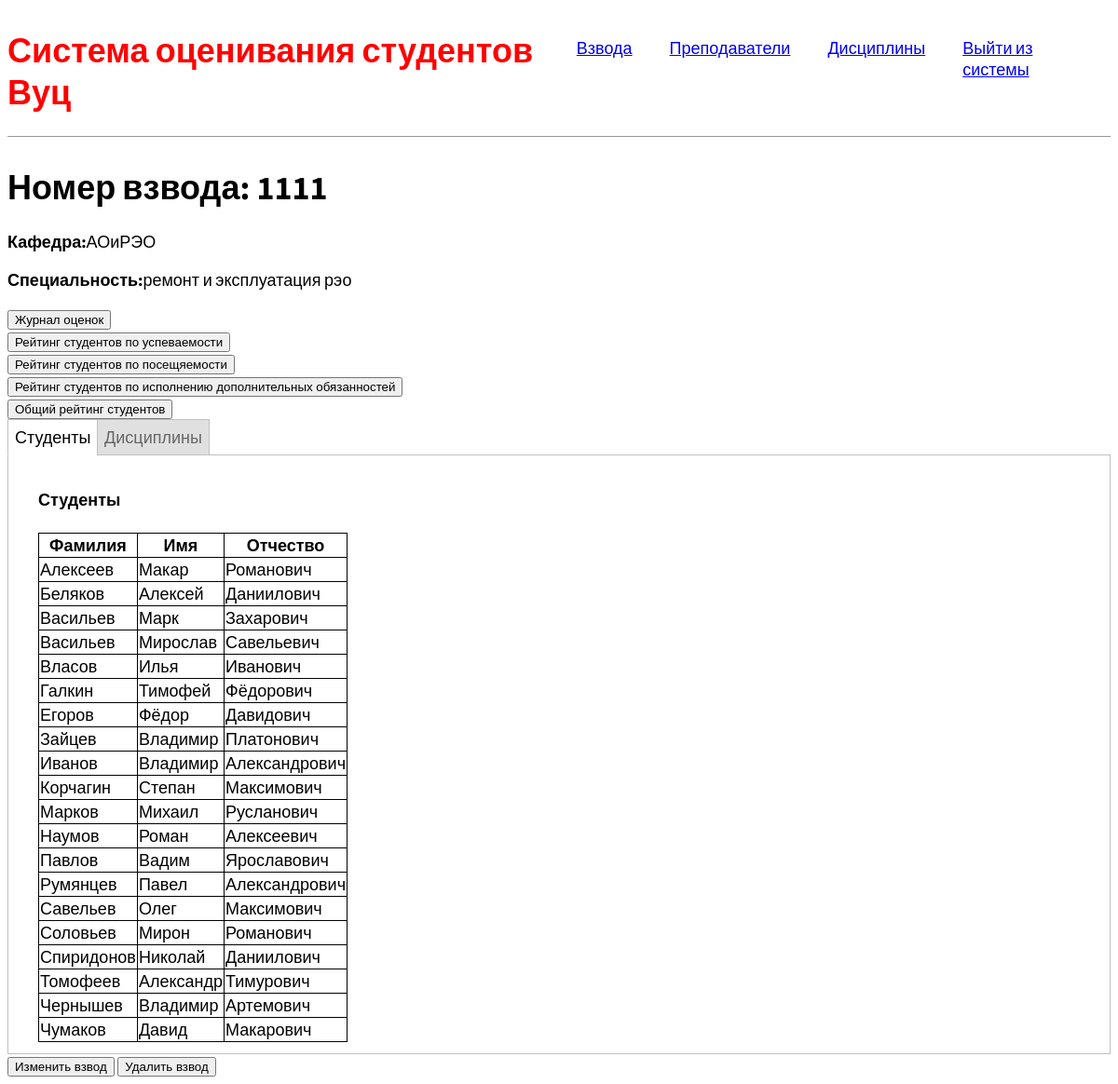
Page /squad/9 on the committed database.
### firstapp/models.py (models this page shows, shortened)
class SquadModel(models.Model):
    number = models.IntegerField(unique=True)
    departament = models.ForeignKey(to="DepartamentModel", on_delete=models.CASCADE)
    specialization = models.CharField(max_length=200)
    class Meta:
        ordering = ['number']
    def get_edit_url(self):
        return reverse('squad-edit', args=[str(self.id)])
    def get_del_url(self):
        return reverse('squad-delete', args=[str(self.id)])
    def get_rating_url(self):
        return reverse('rating', args=[str(self.id)])
    def get_study_rating_url(self):
        return reverse('squad-study-rating', args=[str(self.id)])
    def get_visiting_rating_url(self):
        return  reverse('squad-visiting-rating', args=[str(self.id)])
    def get_add_res_rating_url(self):
        return  reverse('squad-add-res-rating', args=[str(self.id)])
    def get_total_rating(self):
        return  reverse('squad-total-rating', args=[str(self.id)])

class DepartamentModel(models.Model):
    full_name = models.CharField(max_length=300, unique=True)
    short_name = models.CharField(max_length=10)
    def __str__(self):
        return self.short_name
    class Meta:
        ordering = ["full_name"]

class StudentModel(models.Model):
    user = models.OneToOneField(User, on_delete=models.CASCADE, blank=True,null=True)
    surname = models.CharField(max_length=80, verbose_name="фамилия")
    name = models.CharField(max_length=80, verbose_name='имя')
    patronymic = models.CharField(max_length=80, verbose_name='отчество')
    birthday = models.DateField(verbose_name='день рождения', default=django.utils.timezone.now())
    squad = models.ForeignKey(to="SquadModel", on_delete=models.CASCADE, verbose_name='номер взвода')
    class Meta:
        constraints = [
            models.UniqueConstraint(fields=['name', 'surname', 'patronymic'], name='unique fio student')
        ]
        ordering = ["surname", "name", "patronymic"]

### firstapp/views.py (the view)
# urls.py: re_path(r'^squad/(?P<pk>\d+)$', SquadDetailView.as_view(), name="squad-detail"),
class SquadDetailView(generic.DetailView):
    model = SquadModel

### firstapp/templates/firstapp/squadmodel_detail.html (shortened to what this page needs)
{% extends 'base.html' %}
{% block content %}
<h1>Номер взвода: {{squadmodel.number}}</h1>
<p><strong>Кафедра:</strong><a>{{squadmodel.departament}}</a></p>
<p><strong>Специальность:</strong><a>{{squadmodel.specialization}}</a></p>
<button onclick="location.href='{{squadmodel.get_rating_url}}'">Журнал оценок</button> <br>
<button onclick="location.href='{{squadmodel.get_study_rating_url}}'">Рейтинг студентов по успеваемости</button> <br>
<button onclick="location.href='{{squadmodel.get_visiting_rating_url}}'">Рейтинг студентов по посещяемости</button> <br>
<button onclick="location.href='{{squadmodel.get_add_res_rating_url}}'">Рейтинг студентов по исполнению дополнительных обязанностей</button> <br>
<button onclick="location.href='{{squadmodel.get_total_rating}}'">Общий рейтинг студентов</button> <br>
<div class="tabs">
    <label for="tab_1">Студенты</label>
    <label for="tab_2">Дисциплины</label>
    <div id="students">
        <div style="margin-left:20px;margin-top:20px">
            <h4>Студенты</h4>
            <table>
                <tbody>
                <tr>
                    <th>Фамилия</th>
                    <th>Имя</th>
                    <th>Отчество</th>
                </tr>
                {% for student in squadmodel.studentmodel_set.all %}
                <tr>
                    <td>{{student.surname}}</td>
                    <td>{{student.name}}</td>
                    <td>{{student.patronymic}}</td>
                </tr>
                {% endfor %}
                </tbody>
            </table>
        </div>
    </div>
</div>
<button onclick="location.href='{{squadmodel.get_edit_url}}'">Изменить взвод</button>
<button onclick="location.href='{{squadmodel.get_del_url}}'">Удалить взвод</button>
{% endblock %}

### static/css/style.css (style rules this page uses)
body { font-family: 'Source Sans Pro', sans-serif; font-size: 18px; }

### firstapp/templates/firstapp/squadmodel_detail.html (style rules this page uses)
.tabs { width: 100%; padding: 0px; margin: 0 auto; }
.tabs>div { display: none; padding: 12px; border: 1px solid #C0C0C0; background: #FFFFFF; }
.tabs>label { display: inline-block; padding: 7px; margin: 0 -5px -1px 0; text-align: center; color: #666666; border: 1px solid #C0C0C0; background: #E0E0E0; cursor: pointer; }
.tabs>input:checked + label { color: #000000; border: 1px solid #C0C0C0; border-bottom: 1px solid #FFFFFF; background: #FFFFFF; }
table { border-collapse: collapse; }
table th, table td { border: 1px solid #000; }
#tab_1:checked ~ #students, #tab_2:checked ~ #disciplines { display: block; }

### rows in the picture
SquadModel: number "1111", departament "АОиРЭО", specialization "ремонт и эксплуатация рэо"
StudentModel: surname "Алексеев", name "Макар", patronymic "Романович"
StudentModel: surname "Беляков", name "Алексей", patronymic "Даниилович"
StudentModel: surname "Васильев", name "Марк", patronymic "Захарович"
StudentModel: surname "Васильев", name "Мирослав", patronymic "Савельевич"
StudentModel: surname "Власов", name "Илья", patronymic "Иванович"
StudentModel: surname "Галкин", name "Тимофей", patronymic "Фёдорович"
StudentModel: surname "Егоров", name "Фёдор", patronymic "Давидович"
StudentModel: surname "Зайцев", name "Владимир", patronymic "Платонович"
StudentModel: surname "Иванов", name "Владимир", patronymic "Александрович"
StudentModel: surname "Корчагин", name "Степан", patronymic "Максимович"
StudentModel: surname "Марков", name "Михаил", patronymic "Русланович"
StudentModel: surname "Наумов", name "Роман", patronymic "Алексеевич"
StudentModel: surname "Павлов", name "Вадим", patronymic "Ярославович"
StudentModel: surname "Румянцев", name "Павел", patronymic "Александрович"
StudentModel: surname "Савельев", name "Олег", patronymic "Максимович"
StudentModel: surname "Соловьев", name "Мирон", patronymic "Романович"
StudentModel: surname "Спиридонов", name "Николай", patronymic "Даниилович"
StudentModel: surname "Томофеев", name "Александр", patronymic "Тимурович"
StudentModel: surname "Чернышев", name "Владимир", patronymic "Артемович"
StudentModel: surname "Чумаков", name "Давид", patronymic "Макарович"
